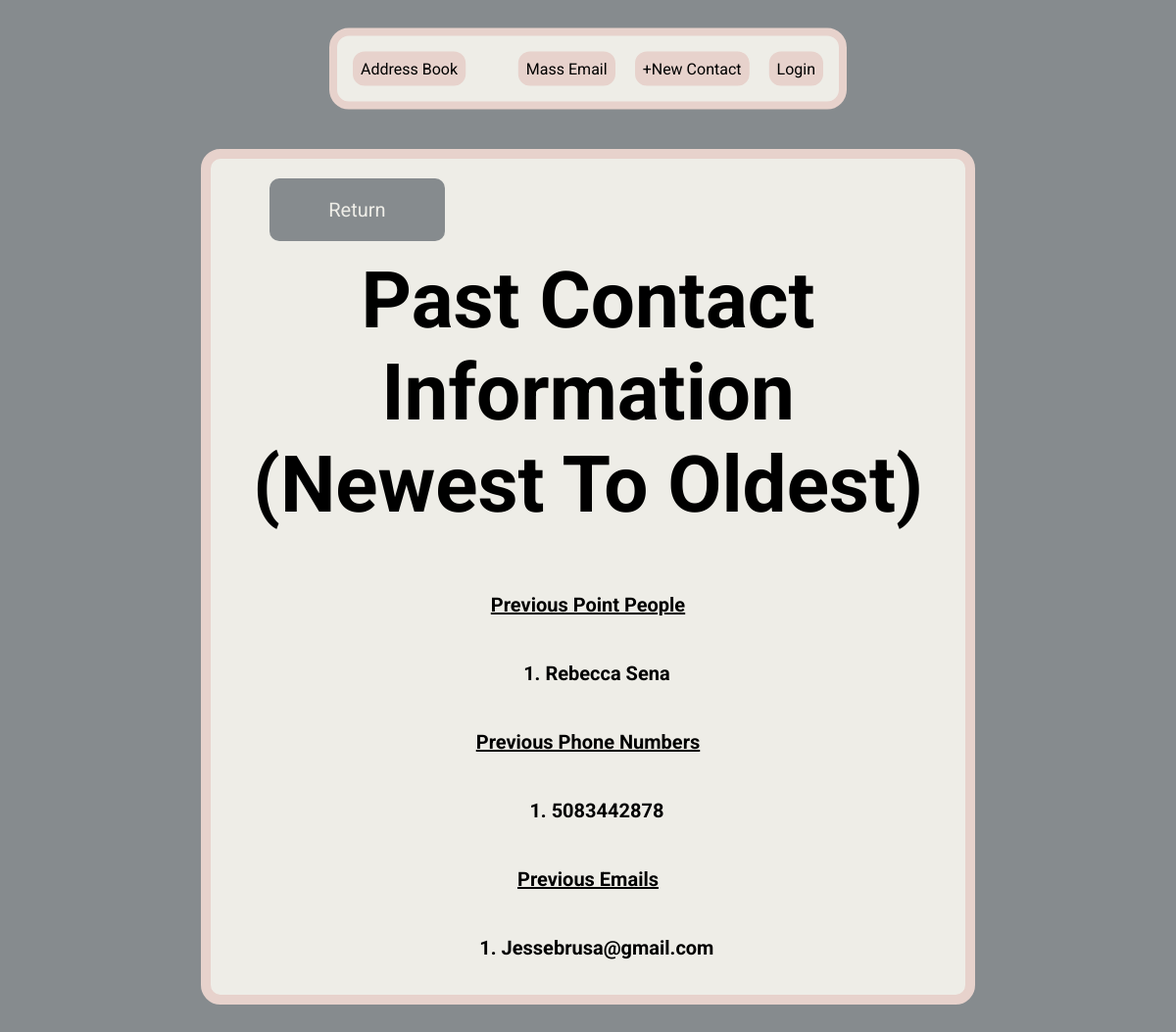
Before: /previous-contact-data/1 with the older database file.
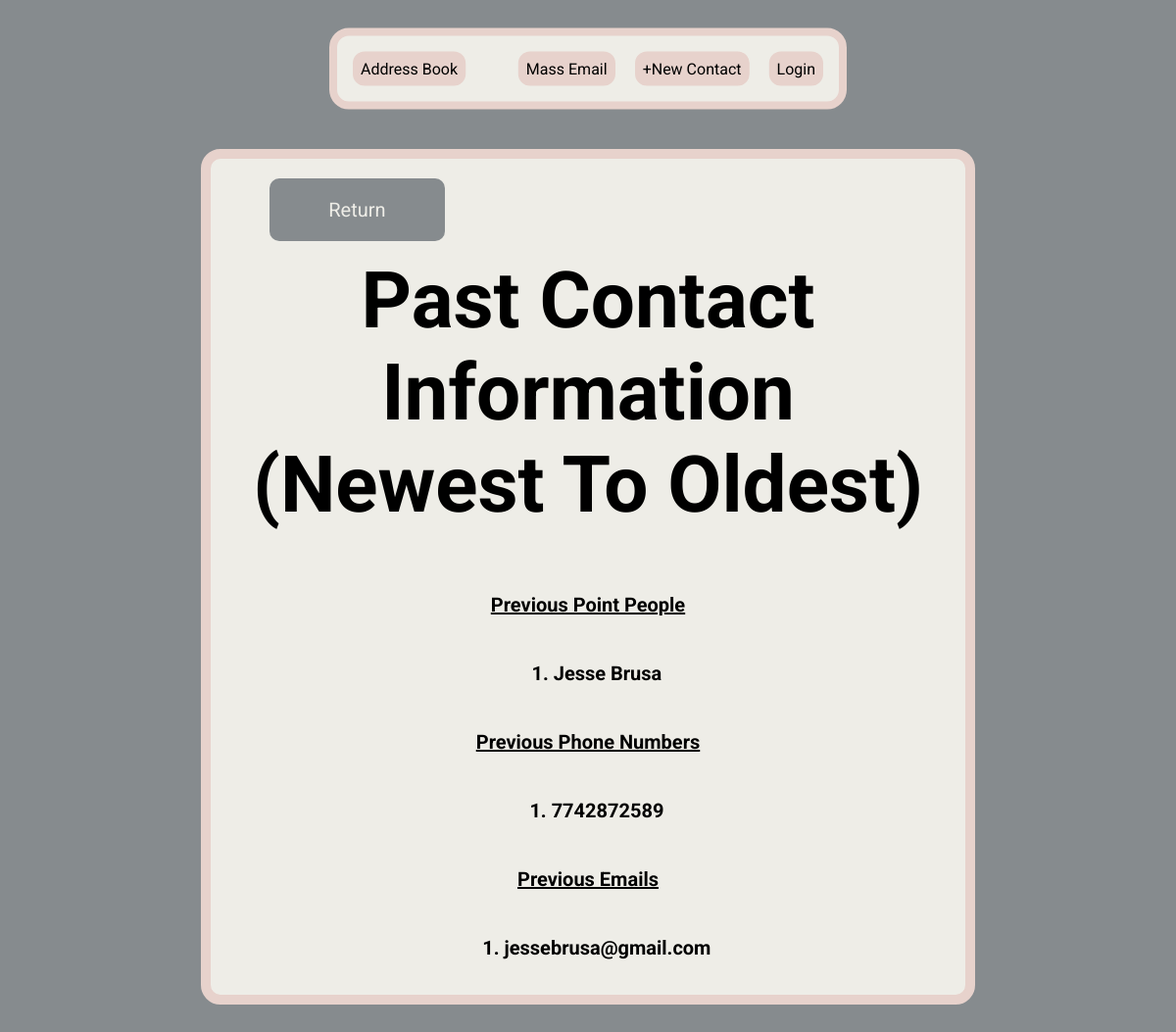
After: the same page with the newer database file.
### main.py (models this page shows)
class ContactTable(db.Model):
    __tablename__ = 'contact_table'
    id = db.Column(db.Integer, primary_key=True)
    contact_person = db.Column(db.String(250), nullable=False)
    data_base_id = db.Column(db.Integer, db.ForeignKey('database.id'))

class PhoneNumberTable(db.Model):
    __tablename__ = 'phone_number_table'
    id = db.Column(db.Integer, primary_key=True)
    phone_number = db.Column(db.String(250), nullable=False)
    data_base_id = db.Column(db.Integer, db.ForeignKey('database.id'))

class EmailTable(db.Model):
    __tablename__ = 'email_table'
    id = db.Column(db.Integer, primary_key=True)
    email = db.Column(db.String(250))
    data_base_id = db.Column(db.Integer, db.ForeignKey('database.id'))

### main.py (the view)
@app.route('/previous-contact-data/<int:id>')
def previous_contact(id):
    facility = DataBase.query.filter_by(id=id).first()
    contact_list = return_list(facility.contact_person, 'contact_person')
    phone_list = return_list(facility.phone_number, 'phone_number')
    email_list = return_list(facility.email, 'email')
    return render_template('previous.html', id=id, contact_list=contact_list,
                           phone_list=phone_list, email_list=email_list)

### resources.py (called while the page is built)
def return_list(facility_object, table_variable):
    if facility_object:
        return [getattr(item, table_variable) for item in facility_object]
    else:
        return None

### templates/previous.html
{% include 'header.html' %}
<body>
    <div class="formContainerColumn">
        <div class="returnContainer">
            <a href="{{ url_for('facility_page', id=id) }}">Return</a>
        </div>
        <h1>Past Contact Information<br>(Newest To Oldest)</h1>
        {% if contact_list %}
            <h2><u>Previous Point People</u></h2>
            <div class="previousList">
                <ol>
                    {% for contact in contact_list %}
                    <h3><li>{{ contact }}</li></h3>
                    {% endfor %}
                </ol>
            </div>
        {% endif %}
        {% if phone_list %}
            <h2><u>Previous Phone Numbers</u></h2>
            <div class="previousList">
                <ol>
                    {% for phone in phone_list %}
                        <h3><li>{{ phone }}</li></h3>
                    {% endfor %}
                </ol>
            </div>
        {% endif %}
        {% if email_list %}
            <h2><u>Previous Emails</u></h2>
            <div class="previousList">
                <ol>
                    {% for email in email_list %}
                        <h3><li>{{ email }}</li></h3>
                    {% endfor %}
                </ol>
            </div>
        {% endif %}
    </div>
</body>
</html>

Changed rows visible on the page:
no longer on this page (row edited): ContactTable: contact_person "Rebecca Sena"
no longer on this page (row edited): PhoneNumberTable: phone_number "5083442878"
no longer on this page (row edited): EmailTable: email "Jessebrusa@gmail.com"
now on this page (row edited): ContactTable: contact_person "Jesse Brusa"
now on this page (row edited): PhoneNumberTable: phone_number "7742872589"
now on this page (row edited): EmailTable: email "jessebrusa@gmail.com"
